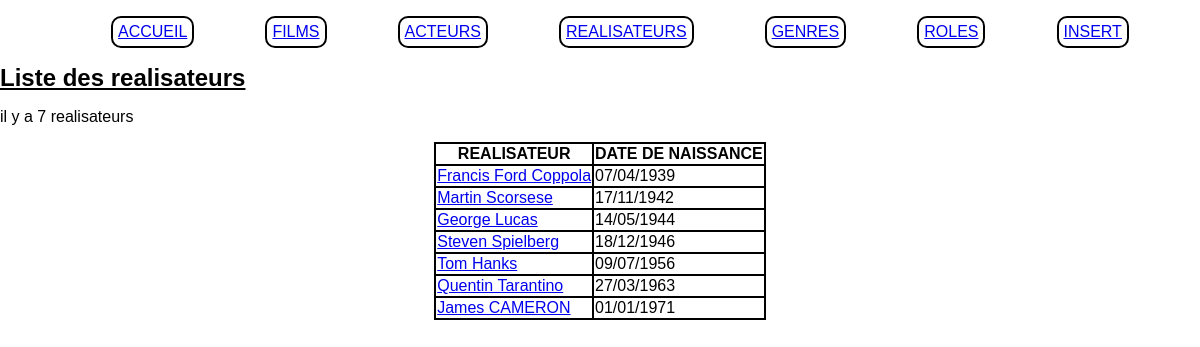
Page /index.php?action=listRealisateurs on the committed database.
### tables this page shows
CREATE TABLE IF NOT EXISTS `realisateur` (
  `id_realisateur` int(11) NOT NULL AUTO_INCREMENT,
  `id_personne` int(11) NOT NULL,
  PRIMARY KEY (`id_realisateur`),
  KEY `FK__personne` (`id_personne`),
  CONSTRAINT `FK__personne` FOREIGN KEY (`id_personne`) REFERENCES `personne` (`id_personne`)
);

### controller/CinemaController.php (called while the page is built, shortened)
<?php
class CinemaController {
    public function listRealisateurs() {
        $pdo = Connect::seConnecter();
        $requete = $pdo->query("
        SELECT r.id_personne, CONCAT(p.prenom,' ',p.nom) AS identite, DATE_FORMAT(p.date_naissance, '%d/%m/%Y') AS date
        FROM realisateur r
        INNER JOIN personne p ON p.id_personne = r.id_personne
        ORDER BY date_naissance"
        );
        require "view/listRealisateurs.php";
    }
}

### view/listRealisateurs.php (the view, shortened to what this page needs)
<p>il y a <?= $requete->rowCount() ?> realisateurs</p>
<table>
    <thead>
        <tr>
            <th>REALISATEUR</th>
            <th>DATE DE NAISSANCE</th>
        </tr>
    </thead>
    <tbody>
        <?php
            foreach ($requete->fetchAll() as $realisateurs) { ?>
                <tr>
                    <td><a href="index.php?action=detailRealisateurs&id=<?=$realisateurs["id_personne"]?>"><?= $realisateurs["identite"] ?></a></td>
                    <td><?= $realisateurs["date"] ?></td>
                </tr>
            <?php } ?>
    </tbody>
</table>
<?php
require "view/template.php";

### public/CSS/style.css (style rules this page uses)
* { box-sizing: border-box; }
body { margin: 0; font-size: 16px; font-family: Arial, sans-serif; margin: 0 auto; background-color: white; }
th,td { border: 2px solid black; justify-content: center; }
table { margin: auto; border-collapse: collapse; justify-content: center; }

### rows in the picture
realisateur: identite "Francis Ford Coppola", date "07/04/1939"
realisateur: identite "Martin Scorsese", date "17/11/1942"
realisateur: identite "George Lucas", date "14/05/1944"
realisateur: identite "Steven Spielberg", date "18/12/1946"
realisateur: identite "Tom Hanks", date "09/07/1956"
realisateur: identite "Quentin Tarantino", date "27/03/1963"
realisateur: identite "James CAMERON", date "01/01/1971"

### other values in the picture
$titre_secondaire "Liste des realisateurs"
$requete->rowCount() "7"
